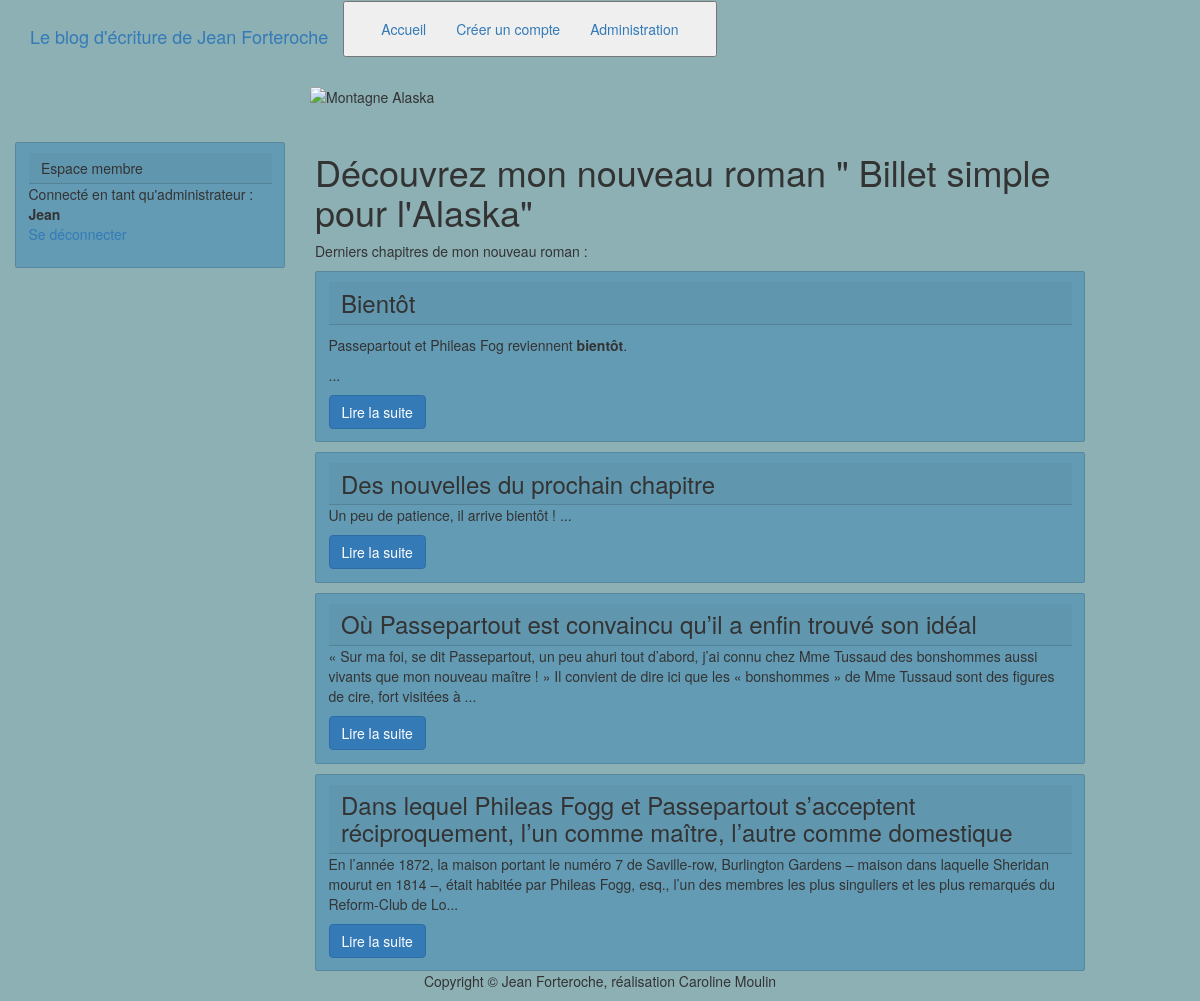
/index.php (signed in), run on the app's committed database.
### tables this page shows
CREATE TABLE IF NOT EXISTS `posts` (
  `id` int(11) NOT NULL AUTO_INCREMENT,
  `title` varchar(255) NOT NULL,
  `content` text NOT NULL,
  `creation_date` datetime NOT NULL,
  PRIMARY KEY (`id`)
);

### controller/frontend.php (called while the page is built, shortened)
<?php
require_once('model/PostManager.php');
function listPosts()
{
    $postManager = new PostManager();
    $posts = $postManager->getPosts();
    require('view/frontend/listPostsView.php');
}
        ?>

### model/PostManager.php (called while the page is built, shortened)
<?php
class PostManager extends Manager
{
    public function getPosts()
    {
        $db = $this->dbConnect();
        $posts = $db->query('SELECT id, title, content, LEFT(content, 250) AS post_summary, DATE_FORMAT(creation_date, \'%d/%m/%Y à %Hh%imin%ss\') AS creation_date_fr FROM posts ORDER BY creation_date DESC LIMIT 0, 5');
        return $posts;
    }
}

### view/frontend/listPostsView.php (the view, shortened to what this page needs)
    <h1>Découvrez mon nouveau roman " Billet simple pour l'Alaska"</h1>
    <p>Derniers chapitres de mon nouveau roman :</p>
<?php
while ($data = $posts->fetch())
{
    ?>
    <div class="card md-4">
        <div class="card-body">
            <h3 class="card-header"><?= htmlspecialchars($data['title']) ?></h3>
            <p class="card-text"><?= nl2br($data['post_summary'])?>...</p>
            <a href="index.php?action=post&amp;id=<?= $data['id'] ?>" class="btn btn-primary">Lire la suite</a>
        </div>
    </div>
    <?php
}
?>
<?php require('view/frontend/template.php'); ?>

### data on the page
posts: title "Bientôt", post_summary "Passepartout et Phileas Fog reviennent bientôt ."
posts: title "Des nouvelles du prochain chapitre", post_summary "Un peu de patience, il arrive bientôt !"
posts: title "Où Passepartout est convaincu qu’il a enfin trouvé son idéal", post_summary "« Sur ma foi, se dit Passepartout, un peu ahuri tout d’abord, j’ai connu chez Mme Tussaud des bonshommes aussi vivants que mon nouveau maître ! » Il convient de dire ici que les « bonshommes » de Mme Tussaud sont des figures de cire, fort visitées à"
posts: title "Dans lequel Phileas Fogg et Passepartout s’acceptent réciproquement, l’un comme maître, l’autre comme domestique", post_summary "En l’année 1872, la maison portant le numéro 7 de Saville-row, Burlington Gardens – maison dans laquelle Sheridan mourut en 1814 –, était habitée par Phileas Fogg, esq., l’un des membres les plus singuliers et les plus remarqués du Reform-Club de Lo"

### other printed values
$_SESSION['pseudo'] "Jean"
